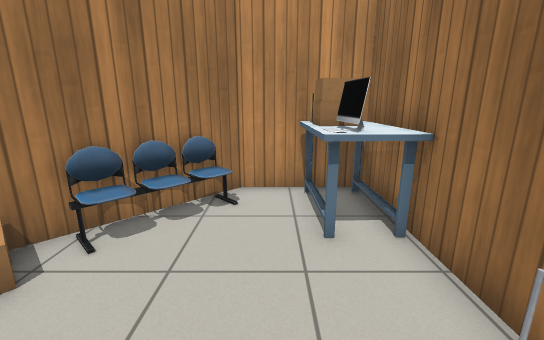
view 1 (above)

16 first-person views from a walk through a Gazebo world. The camera is 1.2 m above the floor, tilts 14° down and sees 90° across. The lines on the ground mark 1 m squares. The floor is counted in squares, 0.5 m on a side. Each view is taken from the middle of a square. On the plan, view 1 faces up. The plan holds only what a view shows up to about 17 squares ahead; the rest is blank. Gazebo's built-in surfaces are drawn with simple patterns.

view 2
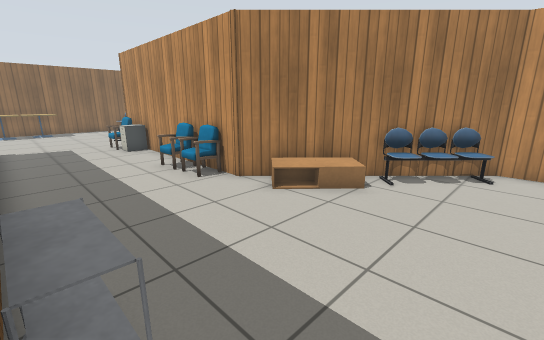

view 3
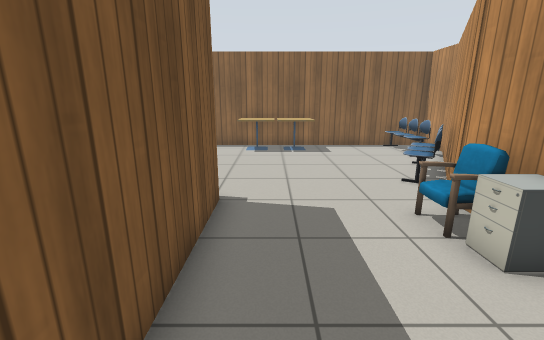

view 4
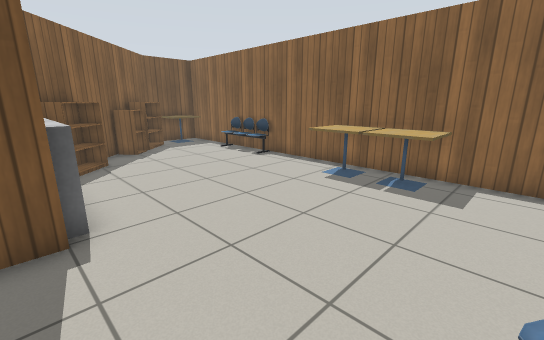

view 5
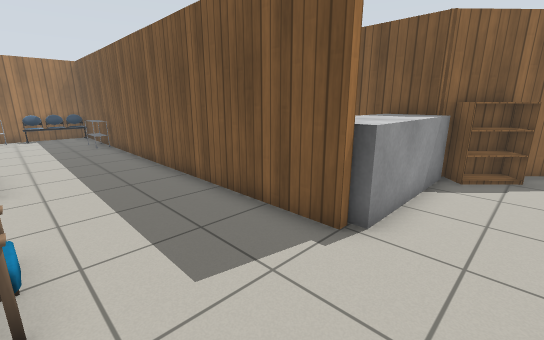

view 6
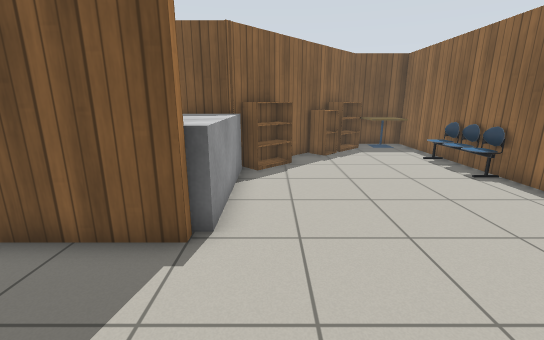

view 7
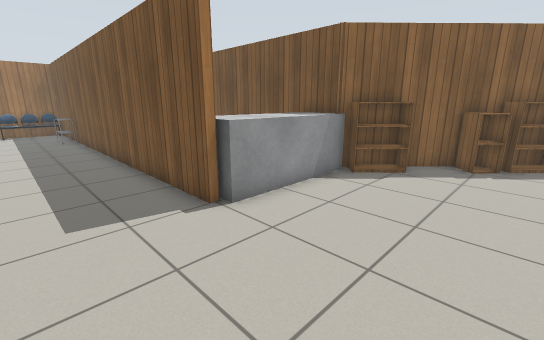

view 8
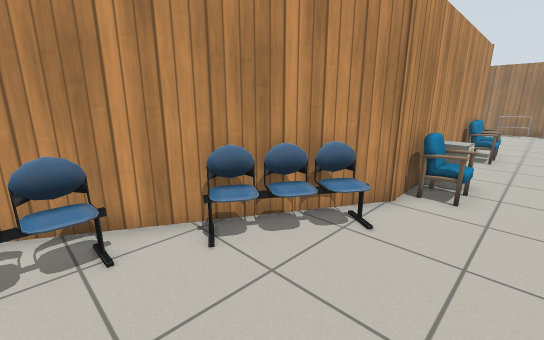

view 9
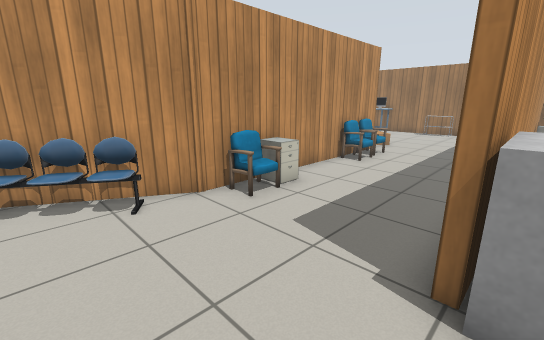

view 10
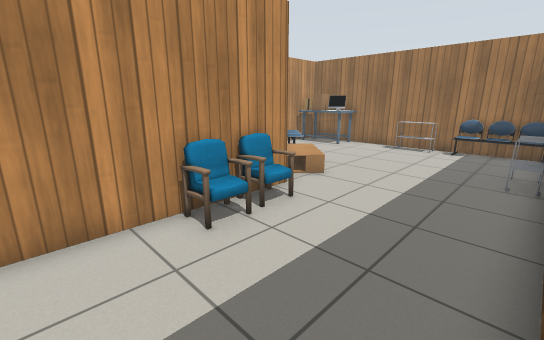

view 11
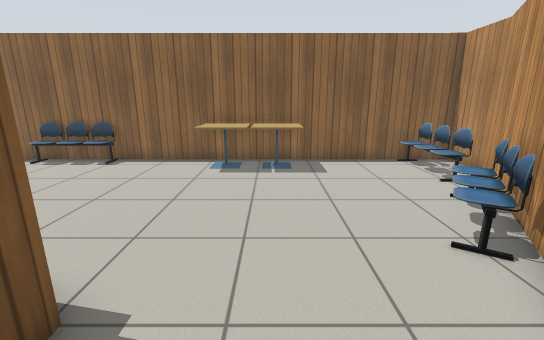

view 12
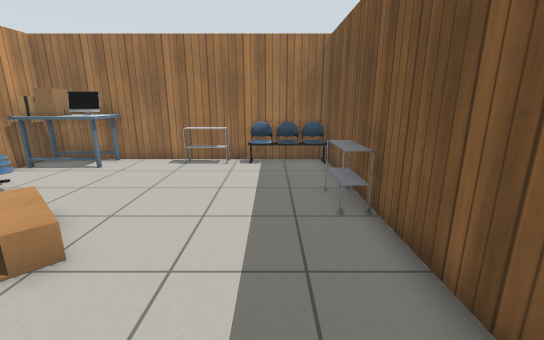

view 13
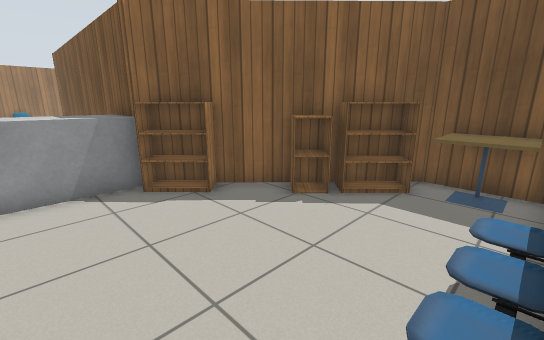

view 14
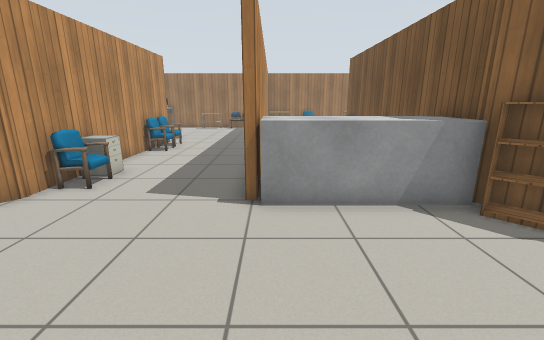

view 15
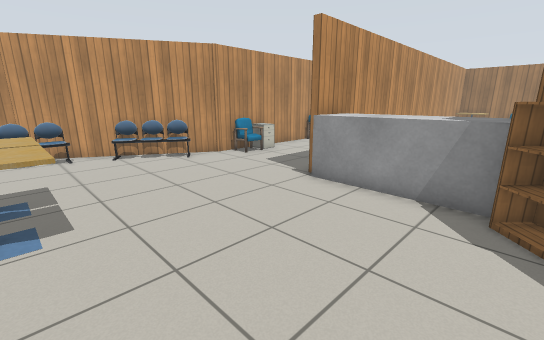

view 16
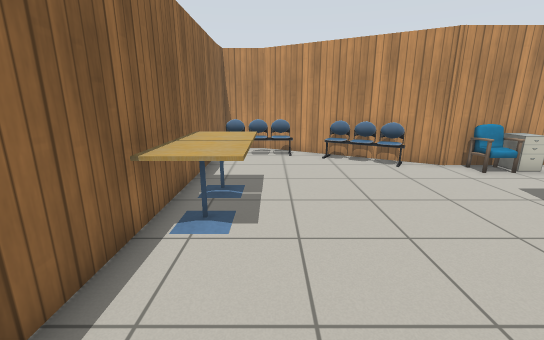

### Floor plan
Points are (right, up) in squares from view 1. A wall is a line through its corners. A room is listed if a view was taken in it or the views show most of it. See-through windows are left out.
Room 1 (views 1, 2, 3, 4, 5, 6, 7, 8, 9, 10, 11, 12, 13, 14, 15, 16)
walls: (-15.6, -4.3) (-3.5, -4.3); (-3.6, -4.6) (-15.6, -4.6); (-1.6, -4.3) (0.5, -4.3); (2.6, -4.4) (2.6, 7.6) (-0.9, 7.6) (-7, 1.4) (-17.3, 1.4) (-24.4, 5.5) (-26.5, 5.5) (-26.5, -16) (-23.6, -16) (-17.6, -9.8) (-6.3, -9.8)
objects: cafe table (-26, -16) to (-25, -14); chair (-26, -11) to (-26, -9); cafe table (-26, -4) to (-25, -3); cafe table (-26, -2) to (-25, -1); chair (-26, 3) to (-23, 4); bookshelf (-24, -15) to (-22, -14); cabinet (-22, -13) to (-21, -13); chair (-21, 1) to (-19, 3); bookshelf (-20, -11) to (-19, -10); grey box (-18, -9) to (-16, -5); chair (-16, 0) to (-16, 1); office chair (-15, 1); chair (-10, 0) to (-10, 1); chair (-9, 1) to (-8, 1); coffee table (-6, 1) to (-4, 4); other object (-3, -6) to (-2, -5); cart (-3, -4) to (-2, -4); chair (-3, 4) to (-1, 6); desk (1, 5) to (2, 7); chair (2, -4) to (2, -1); cart (2, 0) to (2, 1)

Positions as (right, up) in squares from view 1, and headings:
1: (0, 0), facing up
2: (0, -4), facing up-left
3: (-11, -3), facing left
4: (-17, 1), facing down-left
5: (-20, 0), facing down-right
6: (-19, 0), facing down
7: (-23, -1), facing down-right
8: (-24, -1), facing up-right
9: (-21, -5), facing up-right
10: (-13, -4), facing up-right
11: (-15, -2), facing left
12: (-9, -2), facing right
13: (-26, -7), facing down-right
14: (-24, -5), facing right
15: (-25, -10), facing up-right
16: (-24, -9), facing up
